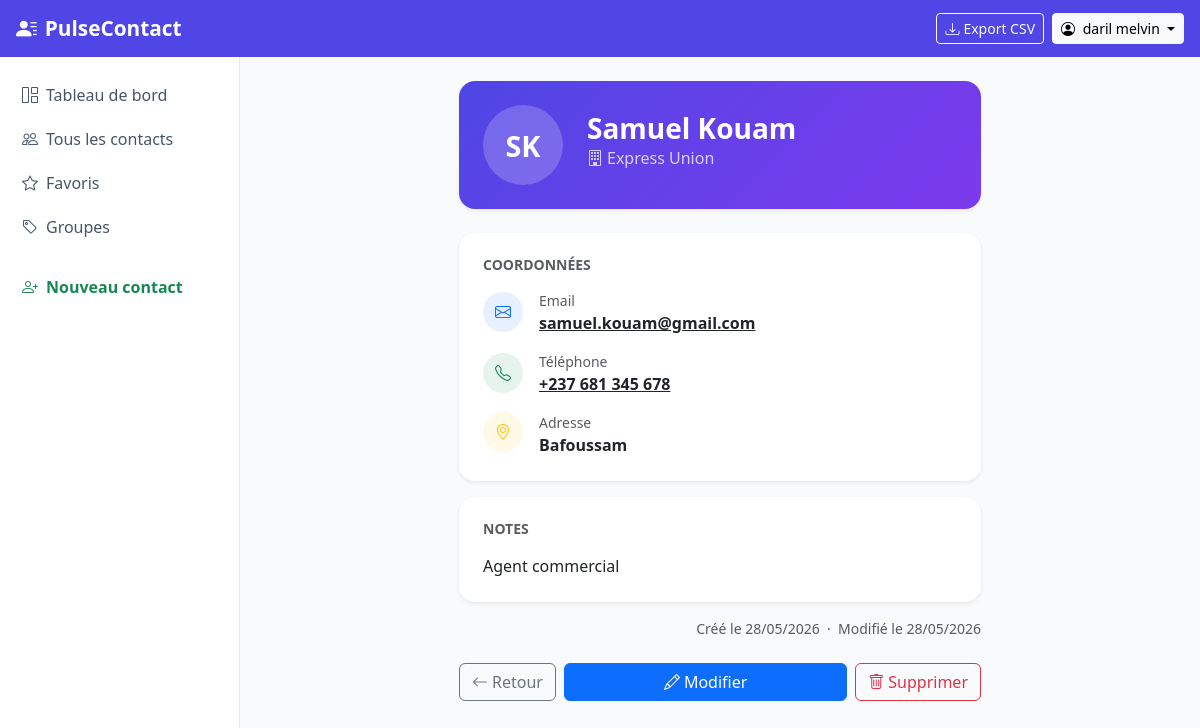
Screenshot of /contacts/14/ (signed in) with the database file from the repository.
### contacts/models.py (models this page shows, shortened)
class Contact(models.Model):
    objects     = ContactManager()          # exclut les supprimés
    all_objects = models.Manager()          # inclut tout
    user    = models.ForeignKey(User, on_delete=models.CASCADE, related_name='contacts')
    groups  = models.ManyToManyField(ContactGroup, blank=True, related_name='contacts', verbose_name="Groupes")
    first_name  = models.CharField(max_length=100, verbose_name="Prénom")
    last_name   = models.CharField(max_length=100, blank=True, verbose_name="Nom")
    photo       = models.ImageField(upload_to='contacts/', blank=True, null=True, verbose_name="Photo")
    email       = models.EmailField(blank=True, verbose_name="Email")
    phone       = models.CharField(max_length=30, blank=True, verbose_name="Téléphone")
    address     = models.TextField(blank=True, verbose_name="Adresse")
    company     = models.CharField(max_length=150, blank=True, verbose_name="Entreprise")
    notes       = models.TextField(blank=True, verbose_name="Notes")
    is_favorite = models.BooleanField(default=False, verbose_name="Favori")
    is_deleted  = models.BooleanField(default=False)
    deleted_at  = models.DateTimeField(null=True, blank=True)
    created_at  = models.DateTimeField(auto_now_add=True)
    updated_at  = models.DateTimeField(auto_now=True)
    class Meta:
        verbose_name = "Contact"
        verbose_name_plural = "Contacts"
        ordering = ['first_name', 'last_name']
    @property
    def full_name(self):
        return f"{self.first_name} {self.last_name}".strip()
    @property
    def initials(self):
        parts = self.full_name.split()
        if len(parts) >= 2:
            return f"{parts[0][0]}{parts[-1][0]}".upper()
        return self.full_name[0].upper() if self.full_name else "?"

### contacts/views.py (the view)
# urls.py: path('<int:pk>/',         views.contact_detail,   name='detail'),
@login_required
def contact_detail(request, pk):
    contact = get_object_or_404(Contact, pk=pk, user=request.user)
    return render(request, 'contacts/detail.html', {'contact': contact})

### contacts/models.py (called while the page is built)
    def get_queryset(self):
        return super().get_queryset().filter(is_deleted=False)

### templates/contacts/detail.html (shortened to what this page needs)
{% extends 'base.html' %}
{% block content %}
<div class="row justify-content-center">
  <div class="col-lg-7">
    <div class="card border-0 shadow-sm rounded-4 mb-4 overflow-hidden">
      <div class="p-4" style="background: linear-gradient(135deg, #4F46E5, #7C3AED);">
        <div class="d-flex align-items-center gap-4">
          {% if contact.photo %}
          <img src="{{ contact.photo.url }}" alt="{{ contact.full_name }}"
               class="rounded-circle border border-white border-3"
               style="width:80px;height:80px;object-fit:cover;">
          {% else %}
          <div class="avatar-initials" style="width:80px;height:80px;font-size:1.8rem;background:rgba(255,255,255,0.2);color:white;">
            {{ contact.initials }}
          </div>
          {% endif %}
          <div class="text-white">
            <h3 class="fw-bold mb-0">{{ contact.full_name }}</h3>
            {% if contact.company %}
            <div class="opacity-75"><i class="bi bi-building me-1"></i>{{ contact.company }}</div>
            {% endif %}
          </div>
        </div>
      </div>
    </div>
    <div class="card border-0 shadow-sm rounded-4 mb-3">
      <div class="card-body p-4">
        <h6 class="fw-bold text-muted text-uppercase small mb-3">Coordonnées</h6>
        {% if contact.email %}
        <div class="d-flex align-items-center gap-3 mb-3">
          <div class="bg-primary bg-opacity-10 rounded-circle p-2" style="width:40px;height:40px;display:flex;align-items:center;justify-content:center;">
            <i class="bi bi-envelope text-primary"></i>
          </div>
          <div>
            <div class="text-muted small">Email</div>
            <a href="mailto:{{ contact.email }}" class="text-dark fw-semibold">{{ contact.email }}</a>
          </div>
        </div>
        {% endif %}
        {% if contact.phone %}
        <div class="d-flex align-items-center gap-3 mb-3">
          <div class="bg-success bg-opacity-10 rounded-circle p-2" style="width:40px;height:40px;display:flex;align-items:center;justify-content:center;">
            <i class="bi bi-telephone text-success"></i>
          </div>
          <div>
            <div class="text-muted small">Téléphone</div>
            <a href="tel:{{ contact.phone }}" class="text-dark fw-semibold">{{ contact.phone }}</a>
          </div>
        </div>
        {% endif %}
        {% if contact.address %}
        <div class="d-flex align-items-start gap-3">
          <div class="bg-warning bg-opacity-10 rounded-circle p-2" style="width:40px;height:40px;display:flex;align-items:center;justify-content:center;">
            <i class="bi bi-geo-alt text-warning"></i>
          </div>
          <div>
            <div class="text-muted small">Adresse</div>
            <div class="fw-semibold">{{ contact.address }}</div>
          </div>
        </div>
        {% endif %}
      </div>
    </div>
    {% if contact.notes %}
    <div class="card border-0 shadow-sm rounded-4 mb-3">
      <div class="card-body p-4">
        <h6 class="fw-bold text-muted text-uppercase small mb-3">Notes</h6>
        <p class="mb-0" style="white-space: pre-line;">{{ contact.notes }}</p>
      </div>
    </div>
    {% endif %}
    <div class="text-muted small text-end mb-4">
      Créé le {{ contact.created_at|date:"d/m/Y" }}
      &nbsp;·&nbsp; Modifié le {{ contact.updated_at|date:"d/m/Y" }}
    </div>
    <div class="d-flex gap-2">
      <a href="{% url 'contacts:list' %}" class="btn btn-outline-secondary">
        <i class="bi bi-arrow-left me-1"></i>Retour
      </a>
      <a href="{% url 'contacts:update' contact.pk %}" class="btn btn-primary flex-grow-1">
        <i class="bi bi-pencil me-1"></i>Modifier
      </a>
      <a href="{% url 'contacts:delete' contact.pk %}" class="btn btn-outline-danger">
        <i class="bi bi-trash me-1"></i>Supprimer
      </a>
    </div>
  </div>
</div>
{% endblock %}

### templates/base.html (shortened to what this page needs)
<!DOCTYPE html>
<html lang="fr">
<head>
  <link href="https://cdn.jsdelivr.net/npm/bootstrap@5.3.2/dist/css/bootstrap.min.css" rel="stylesheet">
  <link href="https://cdn.jsdelivr.net/npm/bootstrap-icons@1.11.3/font/bootstrap-icons.css" rel="stylesheet">
</head>
<body>
<nav class="navbar navbar-expand-lg navbar-dark">
  <div class="container-fluid px-3">
    <a class="navbar-brand text-white" href="{% url 'contacts:list' %}">
      <i class="bi bi-person-lines-fill me-2"></i>PulseContact
    </a>
    {% if user.is_authenticated %}
    <div class="ms-auto d-flex align-items-center gap-2">
      <a href="{% url 'contacts:export_csv' %}" class="btn btn-sm btn-outline-light">
        <i class="bi bi-download me-1"></i>Export CSV
      </a>
      <div class="dropdown">
        <button class="btn btn-sm btn-light dropdown-toggle" data-bs-toggle="dropdown">
          <i class="bi bi-person-circle me-1"></i>
          {{ user.get_full_name|default:user.username }}
        </button>
      </div>
    </div>
    {% endif %}
  </div>
</nav>
<div class="d-flex">
  {% if user.is_authenticated %}
  <nav class="sidebar d-none d-lg-block flex-shrink-0">
    <ul class="nav flex-column">
      <li class="nav-item">
        <a href="{% url 'contacts:dashboard' %}"
           class="nav-link {% if request.resolver_match.url_name == 'dashboard' %}active{% endif %}">
          <i class="bi bi-grid-1x2 me-2"></i>Tableau de bord
        </a>
      </li>
      <li class="nav-item">
        <a href="{% url 'contacts:list' %}"
           class="nav-link {% if request.resolver_match.url_name == 'list' %}active{% endif %}">
          <i class="bi bi-people me-2"></i>Tous les contacts
        </a>
      </li>
      <li class="nav-item">
        <a href="{% url 'contacts:list' %}?favorites_only=true"
           class="nav-link">
          <i class="bi bi-star me-2"></i>Favoris
        </a>
      </li>
      <li class="nav-item">
        <a href="{% url 'contacts:groups' %}"
           class="nav-link {% if 'group' in request.resolver_match.url_name %}active{% endif %}">
          <i class="bi bi-tag me-2"></i>Groupes
        </a>
      </li>
      <li class="nav-item mt-3">
        <a href="{% url 'contacts:create' %}" class="nav-link text-success fw-semibold">
          <i class="bi bi-person-plus me-2"></i>Nouveau contact
        </a>
      </li>
    </ul>
  </nav>
  {% endif %}
  <main class="flex-grow-1 p-4">
    {% block content %}{% endblock %}
  </main>
</div>
</body>
</html>

### templates/base.html (style rules this page uses)
:root { --sgc-primary: #4F46E5; --sgc-primary-dark: #3730A3; --sgc-light: #F5F3FF; }
body { background: #F8FAFC; min-height: 100vh; }
.navbar { background: var(--sgc-primary) !important; }
.navbar-brand { font-weight: 700; font-size: 1.3rem; }
.sidebar { width: 240px; min-height: calc(100vh - 56px); background: white; border-right: 1px solid #E2E8F0; padding-top: 1rem; }
.sidebar .nav-link { color: #475569; border-radius: 8px; margin: 2px 8px; padding: 8px 14px; }
.avatar-initials { width: 48px; height: 48px; border-radius: 50%; display: flex; align-items: center; justify-content: center; font-weight: 700; font-size: 1.1rem; background: var(--sgc-light); color: var(--sgc-primary); }

### rows the page displays
Contact: initials "SK", full_name "Samuel Kouam", company "Express Union", email "samuel.kouam@gmail.com", phone "+237 681 345 678", address "Bafoussam", notes "Agent commercial", created_at "28/05/2026", updated_at "28/05/2026"

### other values shown
{{ user.get_full_name|default:user.username }} "daril melvin"
